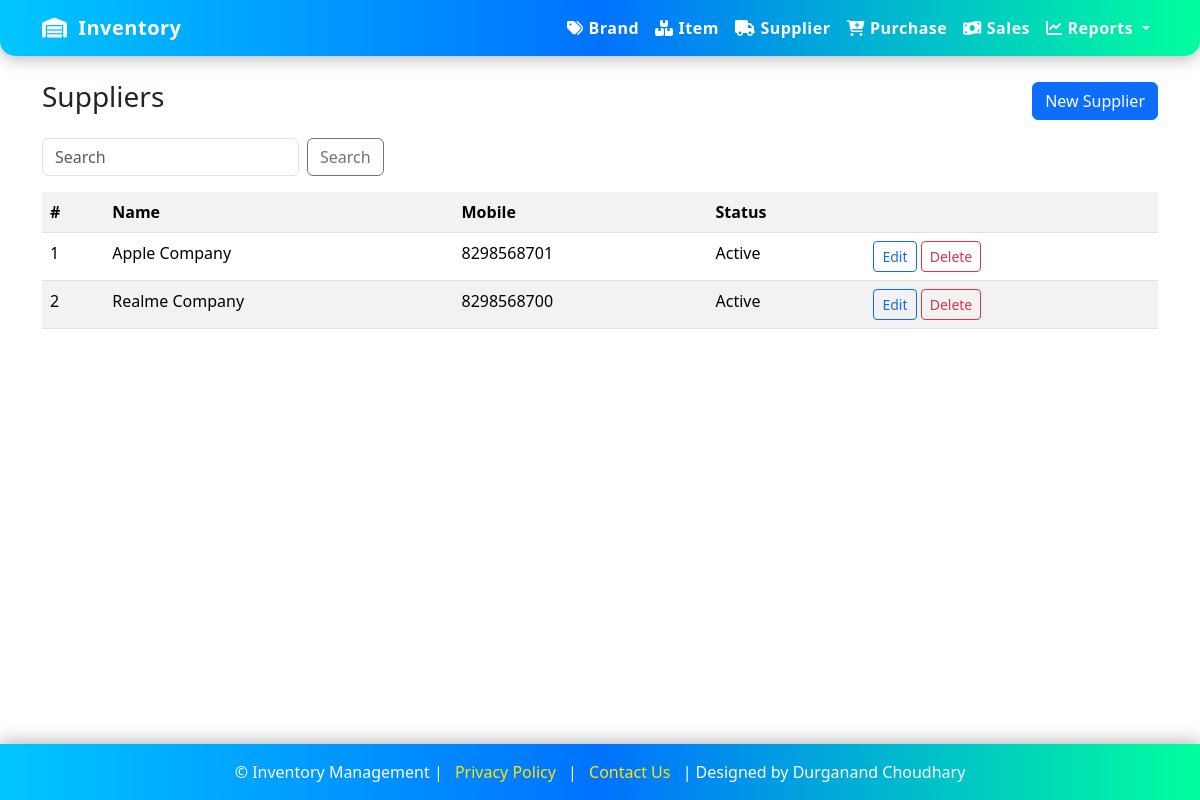
Screenshot of /suppliers/ with the database file from the repository.
### inventory/models.py (models this page shows, shortened)
class Supplier(models.Model):  # supplier_mstr 3
    supplier_name = models.CharField(max_length=150)
    mobile_no = models.CharField(max_length=20, blank=True)
    address = models.TextField(blank=True)
    status = models.BooleanField(default=True)
    datetime = models.DateTimeField(default=timezone.now)

### inventory/views.py (the view)
# urls.py: path('suppliers/', views.supplier_list, name='supplier_list'),
def supplier_list(request):
    q = request.GET.get('q','')
    suppliers = Supplier.objects.all().order_by('supplier_name')
    if q:
        suppliers = suppliers.filter(supplier_name__icontains=q)
    return render(request, 'inventory/supplier_list.html', {'suppliers': suppliers, 'q': q})

### inventory/templates/inventory/supplier_list.html
{% extends 'inventory/base.html' %}
{% block content %}
<div class="d-flex justify-content-between align-items-center mb-3">
  <h3>Suppliers</h3>
  <a class="btn btn-primary" href="{% url 'supplier_create' %}">New Supplier</a>
</div>
<form class="row g-2 mb-3">
  <div class="col-auto"><input class="form-control" name="q" placeholder="Search" value="{{ q }}"></div>
  <div class="col-auto"><button class="btn btn-outline-secondary">Search</button></div>
</form>
<table class="table table-striped">
  <tr><th>#</th><th>Name</th><th>Mobile</th><th>Status</th><th></th></tr>
  {% for s in suppliers %}
  <tr>
    <td>{{ forloop.counter }}</td>
    <td>{{ s.supplier_name }}</td>
    <td>{{ s.mobile_no }}</td>
    <td>{{ s.status|yesno:"Active,Inactive" }}</td>
    <td>
      <a class="btn btn-sm btn-outline-primary" href="{% url 'supplier_update' s.pk %}">Edit</a>
      <a class="btn btn-sm btn-outline-danger" href="{% url 'supplier_delete' s.pk %}">Delete</a>
    </td>
  </tr>
  {% empty %}<tr><td colspan="5">No suppliers.</td></tr>{% endfor %}
</table>
{% endblock %}

### inventory/templates/inventory/base.html (style rules this page uses)
html, body { height: 100%; }
body { display: flex; flex-direction: column; }

### rows the page displays
Supplier: supplier_name "Apple Company", mobile_no "8298568701", status "Active"
Supplier: supplier_name "Realme Company", mobile_no "8298568700", status "Active"
